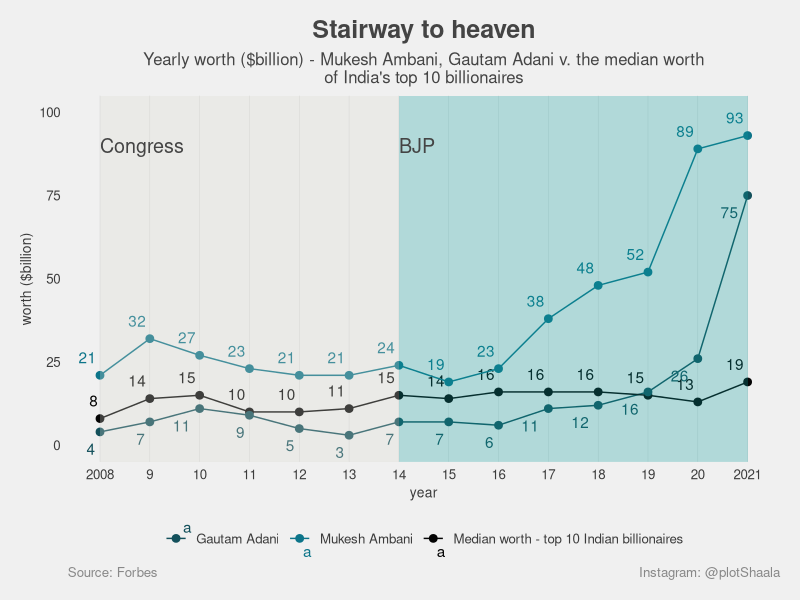

Source code (R):

# Reference
# https://stackoverflow.com/questions/14604435/turning-off-some-legends-in-a-ggplot


# Libraries
library(ggplot2)
library(ggthemes)
library(dplyr)


# Variables
partyColor <- c(Congress = "#D7D9CE",  BJP = "#119DA4")
personColor <- c(MD = "#040404", MA = "#0C7489", GA = "#13505B" )
titleColor <- "#444444"
footerColor <- "#888888" 
displayResolution <- 600



# set working directory and read the file
setwd("/Users/sanjaynoronha/Desktop/R/Github/R_charts")
df <- read.csv("Fig3_India_Billiionaires.csv")

# print the file to see the contents
df

p <- ggplot(df, aes(x=year, y= worth)) +
  # position the text as appropriate
  geom_text(data = filter(df, name == "Gautam Adani"),aes(label = worth, color = code), vjust = 1.9, hjust = 1.5) +
  geom_text(data = filter(df, name != "Gautam Adani"),aes(label = worth, color = code), vjust = -1.0, hjust = 1.2) +
  
  #line and points
  geom_line(aes(color = code)) +
  geom_point(aes(color = code), size = 2.3) +
  
  # draw the background denoting the political party
  geom_rect(data = df, aes(xmin = year, xmax = year_max, fill = party), ymin =-Inf, ymax = Inf, alpha = 0.1) +
  xlim(2008, 2022) +
  
  # re-label the x axis
  scale_x_continuous(  breaks    =c(2008, 2009, 2010, 2011, 2012, 2013, 2014, 2015, 2016, 2017, 2018, 2019, 2020, 2021, 2022)
                       , labels = c(2008, 9, 10, 11, 12, 13, 14, 15, 16, 17, 18, 19, 20, 2021, 2022)) +
  
  # background color to be manually configured but not present in the legend
  scale_fill_manual(values = partyColor,  guide = "none") + 
  
  # colors for people and labels to be renamed
  scale_colour_manual(values= personColor, labels = c(MD= "Median worth - top 10 Indian billionaires",
  MA="Mukesh Ambani", GA="Gautam Adani"))+
  
  # annotation for the name of political party 
  annotate("text", x = 2008, y = 90, label ="Congress", hjust = 0, size = 5, colour = titleColor) +
  annotate("text", x = 2014, y = 90, label ="BJP", hjust = 0, size = 5, colour = titleColor) +
  
  #manually configuring the y axis range
  ylim(0, 100) +

  
  # this is our base theme
  theme_fivethirtyeight() +
  
  # customize the base theme
  labs(
    title = "Stairway to heaven"
   , subtitle = "Yearly worth ($billion) - Mukesh Ambani, Gautam Adani v. the median worth\nof India's top 10 billionaires"
    , caption = c("Instagram: @plotShaala", "Source: Forbes" )
  ) +
  
  
  theme(
    plot.caption = element_text(hjust=c(1, 0), colour = footerColor)
    , plot.title = element_text(colour = titleColor, hjust = 0.5)
    , plot.subtitle = element_text(colour = titleColor, hjust = 0.5)
  ) +
  
  theme(
    panel.grid.major.y =  element_blank()
    , panel.grid.major.x =  element_line(size = 0.15)
    , panel.grid.minor.x =  element_blank()
    , panel.grid.minor.y = element_blank()
  ) +
  
  theme(
    axis.ticks = element_blank()
  ) +
  
  theme(
    legend.title = element_blank()
    , legend.position= "bottom"
    , legend.background = element_blank()
  ) +

theme(axis.title = element_text(size = 10)) + ylab('worth ($billion)') + xlab('year')

# save plot in high resolution
ggsave(plot = p,  width = 7.2, height = 6.4 ,dpi = displayResolution, filename = "Fig3_Billionaires_India.png")